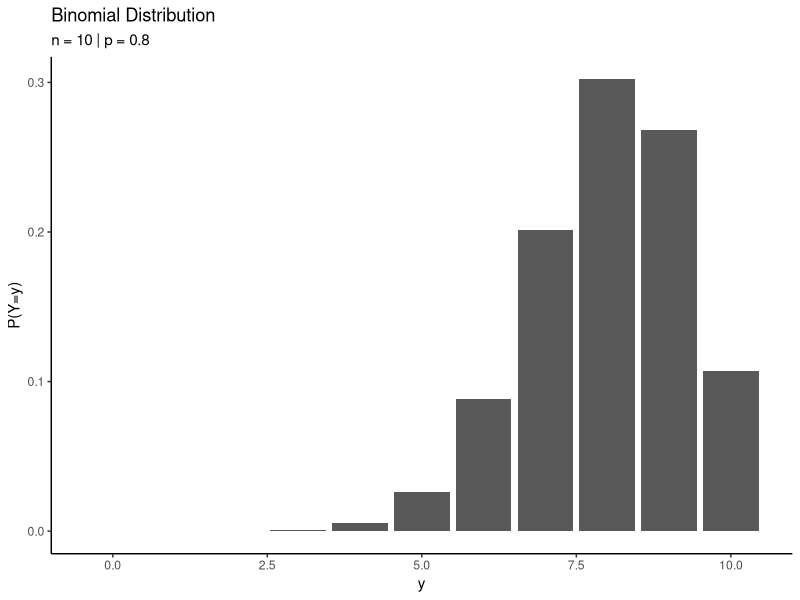
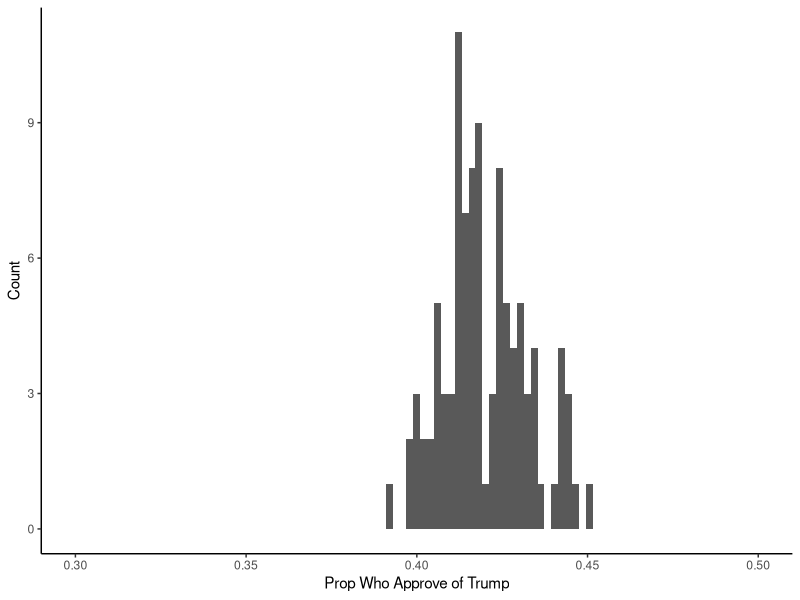
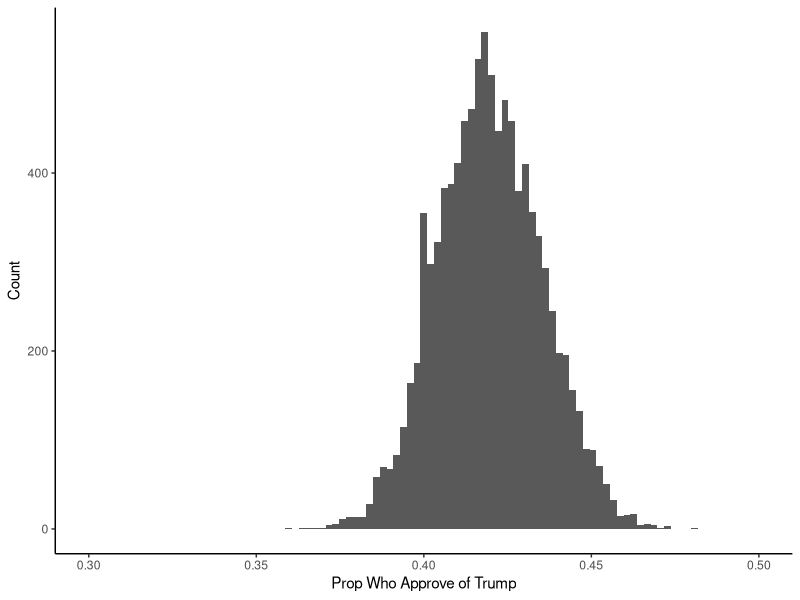
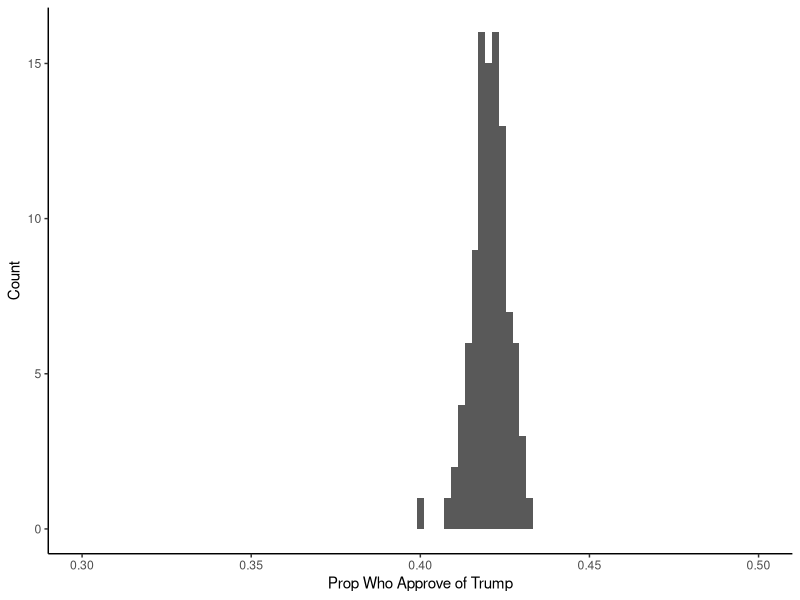

The R script that drew these images, in order:
library(dplyr)
library(ggplot2)

# Binomial Random Variable (Y)
# Across some n "trials", Y captures the number of "successes"
# assuming some probability p of success

# Visualizing Binomial Distributions -------------------------------------------

p  <- 0.8                        # Parameter: Success probability
n  <- 10                         # Parameter: Number of trials
y  <- 0:n                        # Possible successes
P_y <- dbinom(y, size=n, prob=p) # Probability mass function P(Y=y)

tibble(y, P_y) %>%
  ggplot(aes(x=y, y=P_y)) +
  geom_bar(stat="identity") +
  labs(x="y", y="P(Y=y)") +
  labs(title="Binomial Distribution",
       subtitle=paste("n =", n, "| p =", p)) +
  theme_classic()

# Simulating from Binomial Distributions ---------------------------------------
## Suppose we magically knew that Donald Trump had a population approval rating of 42%.  
## Equivalently, 0.42 of the population approves of Trump. 

set.seed(4716) ## Fun fact: this ensures that simulations are replicable

## Draw a random sample of 1000 respondents where Y = number who support Trump. 
Y <- rbinom(1, size=1000, prob=0.42) ## Y ~ Binom(n, p) where n=1000, p=0.42

## How do we infer the proportion of the population who supports Trump from this sample?
prop_approve <- Y/1000

## 1. How can we simulate 100 repeated samples of 1000 respondents? 
Y_repeated_100 <- rbinom(100, size=1000, prob=0.42)

## Visualize the resulting distribution of % approve.
tibble(approval=Y_repeated_100) %>%
  mutate(prop_approve=approval/1000) %>%
  ggplot(aes(x=prop_approve)) +
  geom_histogram(bins = 100) +
  scale_x_continuous(limits = c(0.3, 0.5)) +
  labs(x="Prop Who Approve of Trump", y="Count") +
  theme_classic()

## 2. What about 10,000 repeated samples? 
Y_repeated_10k <- rbinom(10000, size=1000, prob=0.42)

## Visualize the resulting distribution of % approve. 
## How does it compare to before?
tibble(approval=Y_repeated_10k) %>%
  mutate(approval=approval/1000) %>%
  ggplot(aes(x=approval)) +
  geom_histogram(bins = 100) +
  scale_x_continuous(limits = c(0.3, 0.5)) +
  labs(x="Prop Who Approve of Trump", y="Count") +
  theme_classic()

## 3. What about 100 repeated samples of 10,000 respondents?
Y_10k_repeated_100 <- rbinom(100, size=10000, prob=0.42)

## Visualize the resulting distribution of % approve. 
## How does it compare to before?
tibble(approval=Y_10k_repeated_100) %>%
  mutate(approval=approval/10000) %>%
  ggplot(aes(x=approval)) +
  geom_histogram(bins = 100) +
  scale_x_continuous(limits = c(0.3, 0.5)) +
  labs(x="Prop Who Approve of Trump", y="Count") +
  theme_classic()
